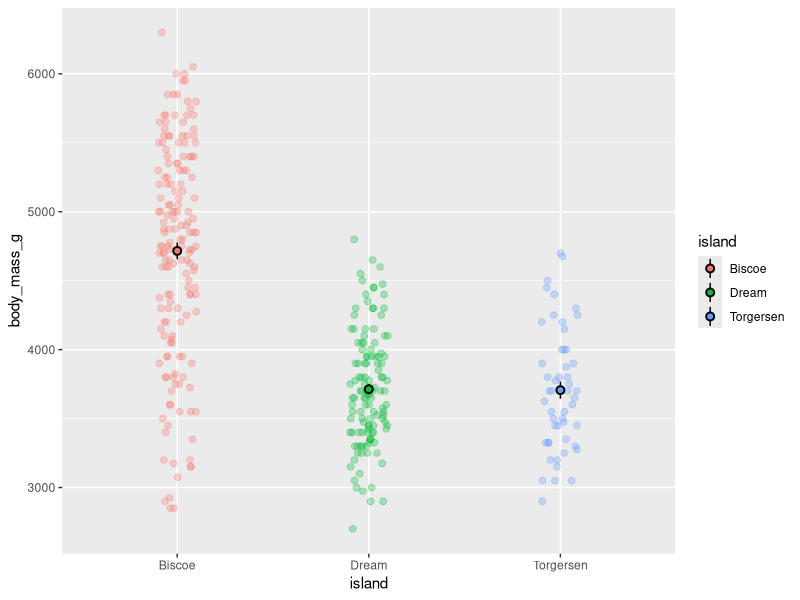
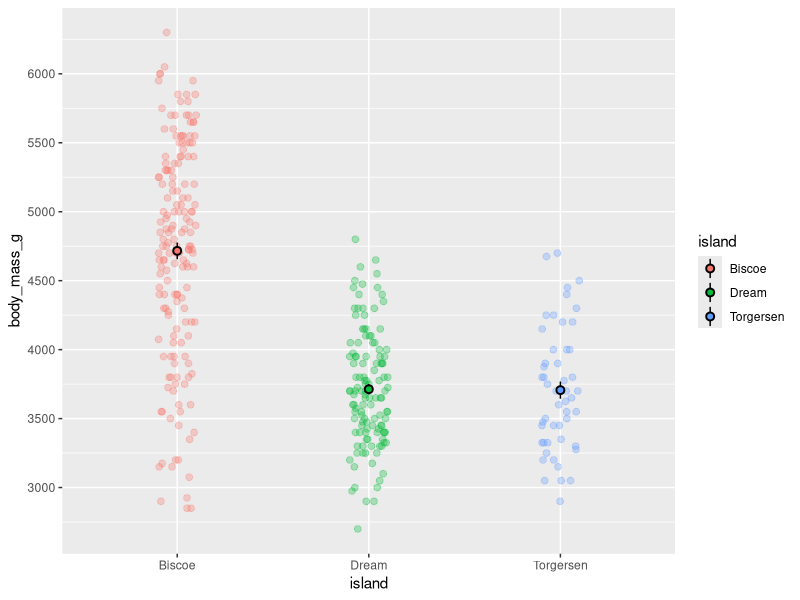
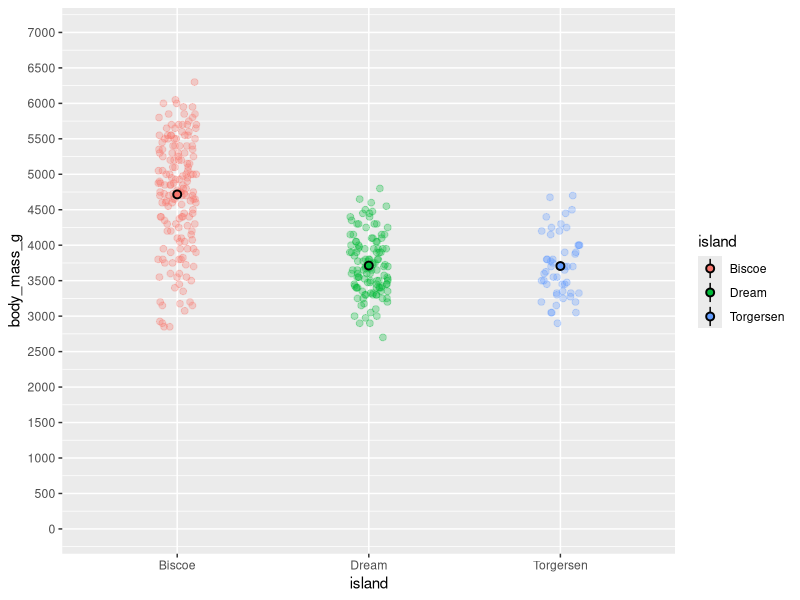
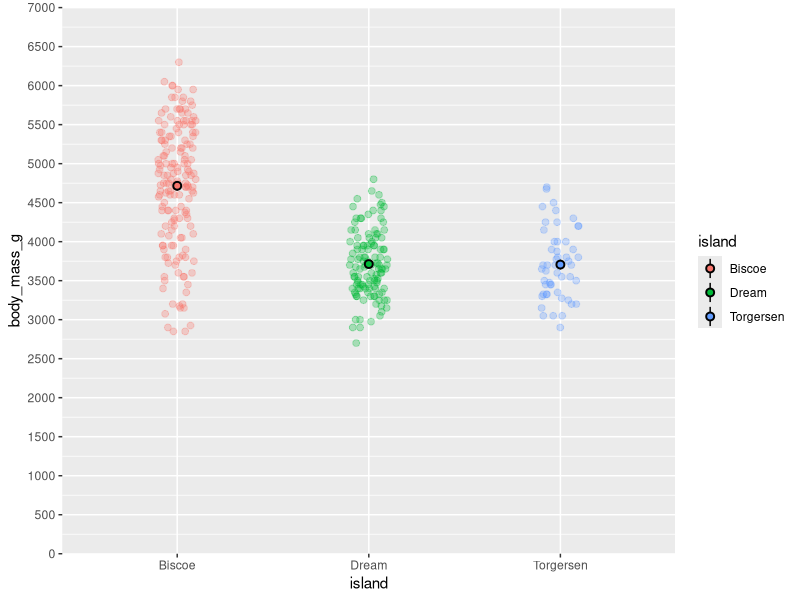
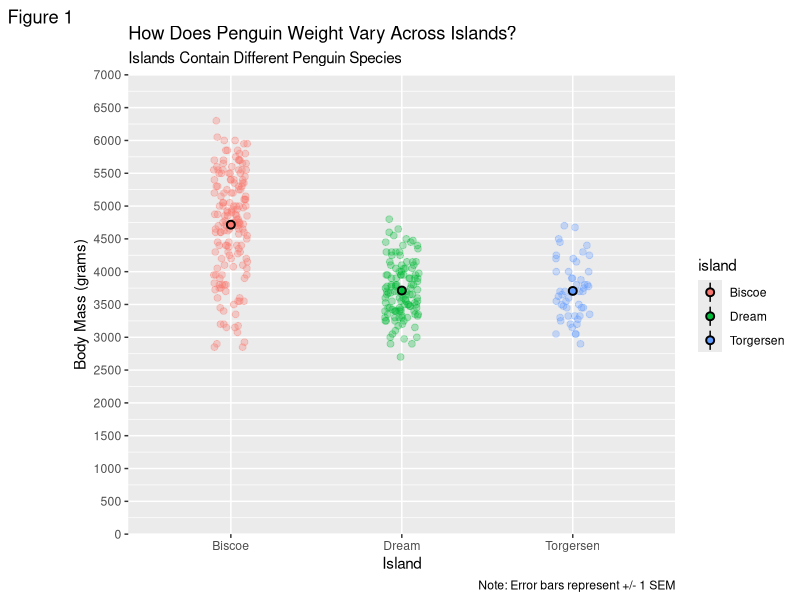
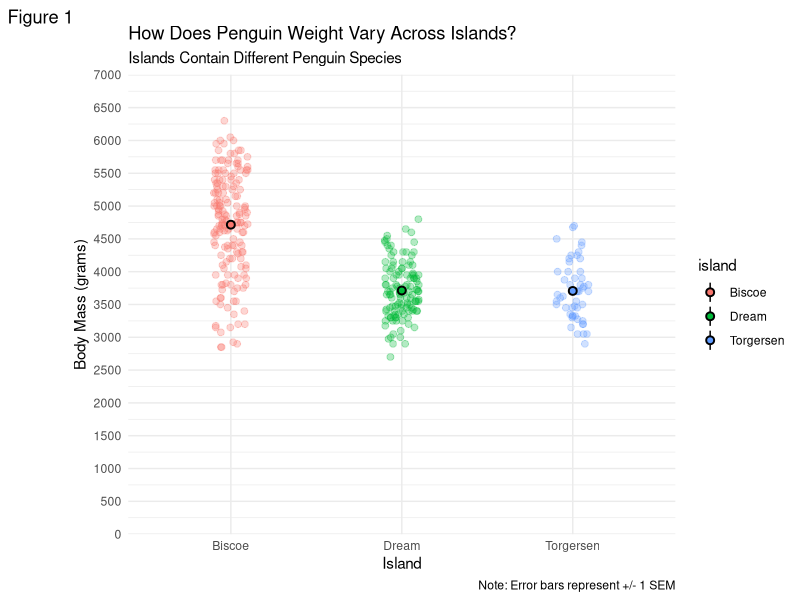
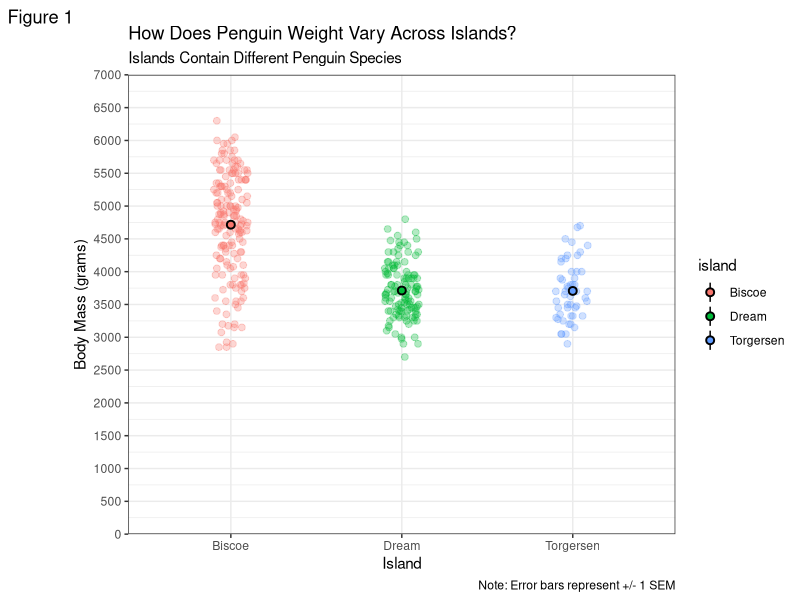
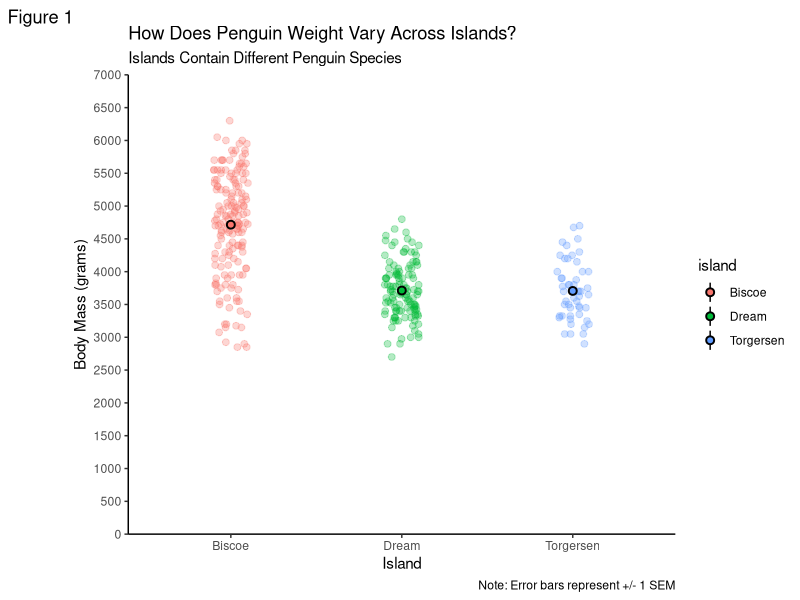

Recreate these plots in R, in order.
## ---- chunk 1
library(tidyverse)
library(palmerpenguins) 
## ---- chunk 2
base_plot <- penguins %>%
  ggplot(aes(y = body_mass_g, x = island)) +
  geom_jitter(height = 0, width = 0.1, 
              size = 2, alpha = 0.3,
              aes(color=island)) +
    stat_summary(fun.data = "mean_se",
               geom = "pointrange",
               color = "black",
               aes(fill = island),
               shape = 21,
               size = 0.5)

base_plot
## ---- chunk 3
base_plot +
  scale_y_continuous(breaks = seq(from = 0, to = 7000, by = 500),
                     labels = seq(from = 0, to = 7000, by = 500))
## ---- chunk 4
base_plot +
  coord_cartesian(ylim = c(0,7000)) + 
  scale_y_continuous(breaks = seq(from = 0, to = 7000, by = 500),
                     labels = seq(from = 0, to = 7000, by = 500))
## ---- chunk 5
base_plot +
  coord_cartesian(ylim = c(0,7000)) + 
  scale_y_continuous(breaks = seq(from = 0, to = 7000, by = 500),
                     labels = seq(from = 0, to = 7000, by = 500),
                     expand = c(0,0))
## ---- chunk 6
base_plot +
  coord_cartesian(ylim = c(0,7000)) + 
  scale_y_continuous(breaks = seq(from = 0, to = 7000, by = 500),
                     labels = seq(from = 0, to = 7000, by = 500),
                     expand = c(0,0)) +
  labs(title = "How Does Penguin Weight Vary Across Islands?",
       subtitle = "Islands Contain Different Penguin Species",
       y = "Body Mass (grams)",
       x = "Island",
       tag = "Figure 1",
       caption = "Note: Error bars represent +/- 1 SEM")
## ---- chunk 7
modified_plot <- base_plot +
  coord_cartesian(ylim = c(0,7000)) + 
  scale_y_continuous(breaks = seq(from = 0, to = 7000, by = 500),
                     labels = seq(from = 0, to = 7000, by = 500),
                     expand = c(0,0)) +
  labs(title = "How Does Penguin Weight Vary Across Islands?",
       subtitle = "Islands Contain Different Penguin Species",
       y = "Body Mass (grams)",
       x = "Island",
       tag = "Figure 1",
       caption = "Note: Error bars represent +/- 1 SEM")
## ---- chunk 8
modified_plot + theme_minimal()


modified_plot + theme_bw()


modified_plot + theme_classic()
## ---- chunk 9
modified_plot = modified_plot +
  theme_classic() +
  theme(plot.title = element_text(size = 18),
        plot.subtitle = element_text(size = 10, 
                                     color = "grey50",
                                     face = "bold"),
        plot.tag = element_text(face = "bold"))

modified_plot
## ---- chunk 10
modified_plot = modified_plot +
  theme_classic() +
  theme(plot.title = element_text(size = 18, 
                                  hjust = 0.5, 
                                  face = "bold"),
        plot.subtitle = element_text(size = 10, 
                                     color = "grey50",
                                     hjust = 0.5,
                                     face = "bold"),
        plot.tag = element_text(face = "bold"))

modified_plot

## ---- chunk 11
modified_plot +
  theme(plot.caption = element_text(hjust = 0,
                                    face = 'italic'))
## ---- chunk 12
modified_plot +
  theme(axis.title.x = element_text(size = 14,
                                    face = "bold"),
        axis.title.y = element_text(size = 14,
                                    face = "bold"))
## ---- chunk 13
modified_plot = modified_plot +
  theme(plot.subtitle = element_text(size = 10, 
                                     color = "grey50",
                                     hjust = 0.5,
                                     margin = margin(b = 0.2, 
                                                     unit = "inch")),
        axis.title.x = element_text(size = 16,
                                    face = "bold",
                                    margin = margin(t = 0.2, 
                                                    unit = "inch")),
        axis.title.y = element_text(size = 16,
                                    face = "bold",
                                    margin = margin(r = 0.2, 
                                                    unit = "inch")))

modified_plot
## ---- chunk 14
modified_plot = modified_plot +
  theme(axis.line.x = element_line(color = "gray40", size = 0.5),
        axis.ticks = element_line(color = "gray40", size = 0.5),
        axis.text = element_text(face = "bold",
                                 color = "black",
                                 size = 12))

modified_plot
## ---- chunk 15
theme(plot.title = element_text(size = 18,
                                face = "bold",
                                hjust = 0.5),
      plot.subtitle = element_text(size = 10, 
                                   color = "grey50",
                                   face = "bold",
                                   hjust = 0.5,
                                   margin = margin(b = 0.2, 
                                                   unit = "inch")),
      plot.tag = element_text(face = "bold"),
      plot.caption = element_text(hjust = 0,
                                  face = 'italic'),
      axis.title.x = element_text(size = 16,
                                  face = "bold",
                                  margin = margin(t = 0.2, 
                                                  unit = "inch")),
      axis.title.y = element_text(size = 16,
                                  face = "bold",
                                  margin = margin(r = 0.2, 
                                                  unit = "inch")),
      axis.line.x = element_line(color = "gray40", size = 0.5),
      axis.ticks = element_line(color = "gray40", size = 0.5),
      axis.text = element_text(face = "bold",
                               color = "black",
                               size = 12))
## ---- chunk 16
theme_set(theme_classic() + 
            theme(plot.title = element_text(size = 18,
                                face = "bold",
                                hjust = 0.5),
      plot.subtitle = element_text(size = 10, 
                                   color = "grey50",
                                   face = "bold",
                                   hjust = 0.5,
                                   margin = margin(b = 0.2, 
                                                   unit = "inch")),
      plot.tag = element_text(face = "bold"),
      plot.caption = element_text(hjust = 0,
                                  face = 'italic'),
      axis.title.x = element_text(size = 16,
                                  face = "bold",
                                  margin = margin(t = 0.2, 
                                                  unit = "inch")),
      axis.title.y = element_text(size = 16,
                                  face = "bold",
                                  margin = margin(r = 0.2, 
                                                  unit = "inch")),
      axis.line.x = element_line(color = "gray40", size = 0.5),
      axis.ticks = element_line(color = "gray40", size = 0.5),
      axis.text = element_text(face = "bold",
                               color = "black",
                               size = 12)))
## ---- chunk 17
penguins %>%
  ggplot(aes(y = body_mass_g, x = island)) +
  geom_violin(aes(fill = island),
              alpha = 0.2) +
  geom_jitter(alpha = 0.4, width = 0.05) +
  stat_summary(fun.data = "mean_se",
               geom = "pointrange",
               aes(color = island),
               size = 0.5)
## ---- chunk 18
modified_plot +
  theme(legend.position = "none")
## ---- chunk 19
theme(legend.box.background = element_rect(color = "black", # Add a defined box around legend
                                           size = 2),
      legend.title = element_text(face = "bold"), # Modify the title
      legend.text = element_text(face = "bold"), # Modify text
      legend.title.align = 0.5, # Change alignment of legend title. Think of this like an hjust.
      legend.key = element_rect(fill = "white", colour = "black") # Add defined boxes around legend key graphic
) 
## ---- chunk 20
penguins %>%
  drop_na() %>%
    ggplot(aes(y = body_mass_g, x = island)) +
    geom_point(size = 2, alpha = 0.3,
               shape = 21,
                aes(fill = sex),
                position = position_jitterdodge()) +
    stat_summary(fun.data = "mean_se",
                 geom = "pointrange",
                 color = "black",
                 aes(fill = sex),
                 shape = 21,
                 size = 0.5,
                 position = position_dodge(width = 0.75)) +  
  coord_cartesian(ylim = c(0,7000)) + 
  scale_y_continuous(breaks = seq(from = 0, to = 7000, by = 500),
                     labels = seq(from = 0, to = 7000, by = 500),
                     expand = c(0,0)) +
  labs(title = "How Does Penguin Weight Vary Across Islands?",
       subtitle = "Islands Contain Different Penguin Species",
       y = "Body Mass (grams)",
       x = "Island",
       tag = "Figure 1",
       caption = "Note: Error bars represent +/- 1 SEM",
        # New code starts here:
       fill = "Sex" # Change Legend label with the name of the mapped aesthetic.
       ) +
  theme(legend.box.background = element_rect(color = "black", # Add a defined box around legend
                                             size = 2),
        legend.title = element_text(face = "bold"), # Modify the title
        legend.text = element_text(face = "bold"), # Modify text
        legend.title.align = 0.5, # Change alignment of legend title. Think of this like an hjust.
        legend.key = element_rect(fill = "white", colour = "black") # Add defined boxes around legend key graphic
        ) 
## ---- chunk 21
library(patchwork)
## ---- chunk 22
a = penguins %>%
  ggplot(aes(y = body_mass_g, x = island)) +
  geom_jitter(height = 0, width = 0.1, 
              size = 2, alpha = 0.3,
              aes(color=island)) +
    stat_summary(fun.data = "mean_se",
               geom = "pointrange",
               color = "black",
               aes(fill = island),
               shape = 21,
               size = 0.5)
a
b = penguins %>%
  ggplot(aes(y = body_mass_g, x = species)) +
  geom_jitter(height = 0, width = 0.1, 
              size = 2, alpha = 0.3,
              aes(color=species)) +
    stat_summary(fun.data = "mean_se",
               geom = "pointrange",
               color = "black",
               aes(fill = species),
               shape = 21,
               size = 0.5)
b
c = penguins %>%
  drop_na() %>%
    ggplot(aes(y = body_mass_g, x = sex)) +
    geom_point(size = 2, alpha = 0.3,
               shape = 21,
                aes(fill = sex),
                position = position_jitter(width = 0.1)) +
    stat_summary(fun.data = "mean_se",
                 geom = "pointrange",
                 color = "black",
                 aes(fill = sex),
                 shape = 21,
                 size = 0.5)
c
## ---- chunk 23
a + b
## ---- chunk 24
b / c
## ---- chunk 25
c | (a / b)
## ---- chunk 26
ggsave(plot = a, 
       filename = "visualizations/test_plot.pdf",
       width = 12,
       height = 8)
